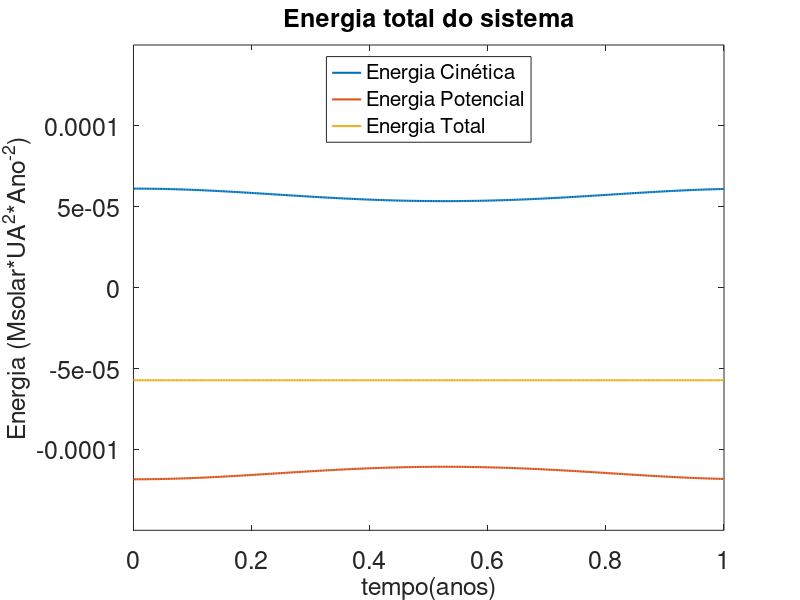
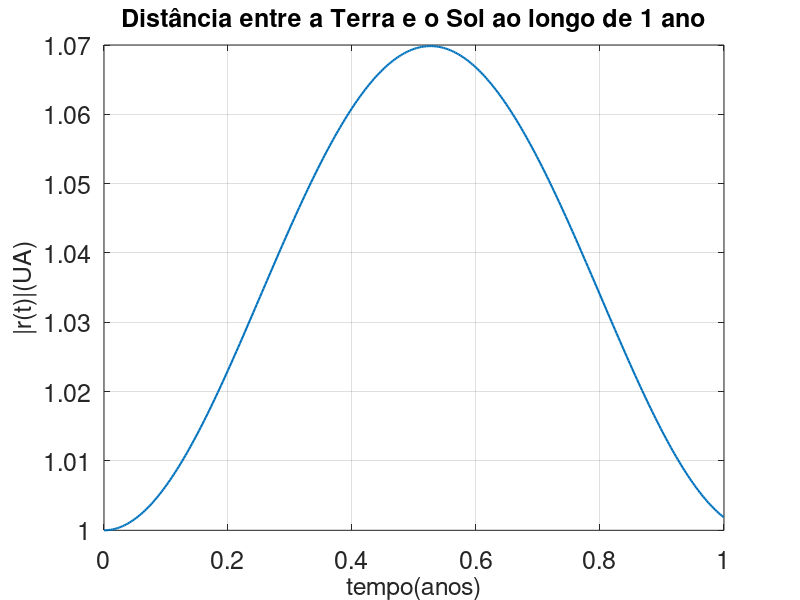
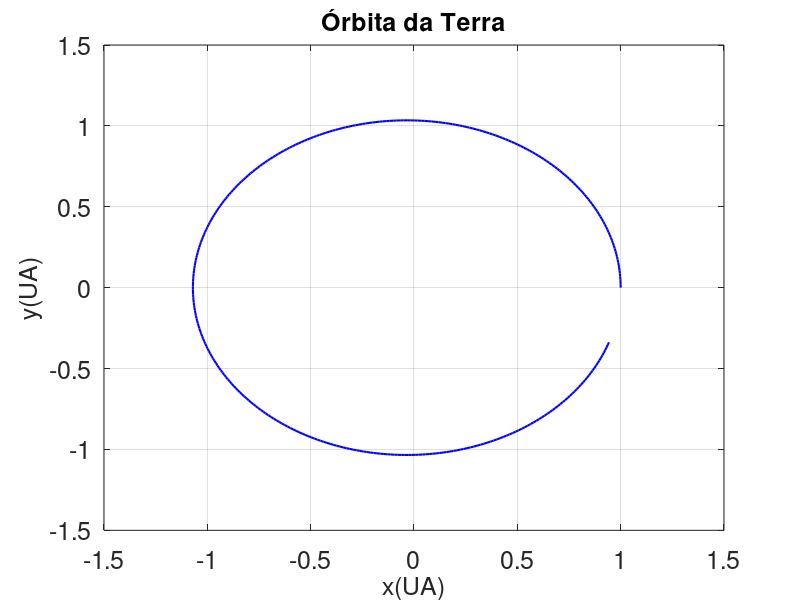

MATLAB code to generate these figures, in order:
## Definicao de constantes
G = (6.67408e-11)*((6.685e-12)^3)/((5.03e-31)*(3.17e-8)^2); # Constante gravitacional [UA^3/(Msolar*ano^2)]
M_sol = 1; # Massa do sol [Msolar]
M_terra = 3.003e-6; # Massa da terra [Msolar]
d_sol_terra = 1; # Distancia sol-terra [UA]
v_terra = 109040*(6.685e-9)/(1.14155e-4); # Velocidade de translacao da terra [UA/ano]
dt = 1/365.25; # Passo temporal [ano]
t = 0:dt:1; # Range de tempo [ano]
Nt = length(t);

## Inicializar vetores do Sol
xS = ones(1,Nt); # posicao X do Sol
yS = ones(1,Nt); # posicao Y do Sol
pxS = ones(1,Nt); # momento em X do Sol
pyS = ones(1,Nt); # momento em Y do Sol

## Inicializar vetores da Terra
xT = ones(1,Nt); # posicao X da Terra
yT = ones(1,Nt); # posicao Y da Terra
pxT = ones(1,Nt); # momento em X da Terra
pyT = ones(1,Nt); # momento em Y da Terra

## Condicoes iniciais do Sol
xS(1) = 0;
yS(1) = 0;
pxS(1) = 0;
pyS(1) = 0;

## Condicoes iniciais da Terra
xT(1) = d_sol_terra;
yT(1) = 0;
pxT(1) = 0;
pyT(1) = v_terra*M_terra;

## Metodo Runge-Kutta 2a ordem
for i=2:Nt
  
  ## Calc. k1s Sol
  k1_xS = pxS(i-1)*dt/M_sol;
  k1_yS = pyS(i-1)*dt/M_sol;
  k1_pxS = ((-G*M_terra*M_sol*(xS(i-1)-xT(i-1)))/(((xT(i-1)-xS(i-1))^2+(yT(i-1)-yS(i-1))^2)^(3/2)))*dt;
  k1_pyS = ((-G*M_terra*M_sol*(yS(i-1)-yT(i-1)))/(((xT(i-1)-xS(i-1))^2+(yT(i-1)-yS(i-1))^2)^(3/2)))*dt;
  
  ## Calc. k1s Terra
  k1_xT = pxT(i-1)*dt/M_terra;
  k1_yT = pyT(i-1)*dt/M_terra;
  k1_pxT = ((-G*M_terra*M_sol*(xT(i-1)-xS(i-1)))/(((xS(i-1)-xT(i-1))^2+(yS(i-1)-yT(i-1))^2)^(3/2)))*dt;
  k1_pyT = ((-G*M_terra*M_sol*(yT(i-1)-yS(i-1)))/(((xS(i-1)-xT(i-1))^2+(yS(i-1)-yT(i-1))^2)^(3/2)))*dt;
  
  ## Calc. valores 1/2 passo Sol
  xS_meio = xS(i-1) + k1_xS/2;
  yS_meio = yS(i-1) + k1_yS/2;
  pxS_meio = pxS(i-1) + k1_pxS/2;
  pyS_meio = pyS(i-1) + k1_pyS/2;
  
  ## Calc. valores 1/2 passo Terra
  xT_meio = xT(i-1) + k1_xT/2;
  yT_meio = yT(i-1) + k1_yT/2;
  pxT_meio = pxT(i-1) + k1_pxT/2;
  pyT_meio = pyT(i-1) + k1_pyT/2;
  
  ## Calc. k2s Sol
  k2_xS = pxS_meio*dt/M_sol;
  k2_yS = pyS_meio*dt/M_sol;
  k2_pxS = ((-G*M_terra*M_sol*(xS_meio-xT_meio))/(((xT_meio-xS_meio)^2+(yT_meio-yS_meio)^2)^(3/2)))*dt;
  k2_pyS = ((-G*M_terra*M_sol*(yS_meio-yT_meio))/(((xT_meio-xS_meio)^2+(yT_meio-yS_meio)^2)^(3/2)))*dt;
  
  ## Calc. k2s Terra
  k2_xT = pxT_meio*dt/M_terra;
  k2_yT = pyT_meio*dt/M_terra;
  k2_pxT = ((-G*M_terra*M_sol*(xT_meio-xS_meio))/(((xS_meio-xT_meio)^2+(yS_meio-yT_meio)^2)^(3/2)))*dt;
  k2_pyT = ((-G*M_terra*M_sol*(yT_meio-yS_meio))/(((xS_meio-xT_meio)^2+(yS_meio-yT_meio)^2)^(3/2)))*dt;
  
  ## Avancar no tempo Sol
  xS(i) = xS(i-1) + k2_xS;
  yS(i) = yS(i-1) + k2_yS;
  pxS(i) = pxS(i-1) + k2_pxS;
  pyS(i) = pyS(i-1) + k2_pyS;

  ## Avancar no tempo Terra
  xT(i) = xT(i-1) + k2_xT;
  yT(i) = yT(i-1) + k2_yT;
  pxT(i) = pxT(i-1) + k2_pxT;
  pyT(i) = pyT(i-1) + k2_pyT;
  
endfor

## Calc. energia cinetica e potencial dos astros 
K_Sol = (pxS.^2+pyS.^2)/(2*M_sol);
K_Terra = (pxT.^2+pyT.^2)/(2*M_terra);
V_Sol = 0;
V_Terra = (-G*M_terra*M_sol)./(((xS-xT).^2+(yS-yT).^2).^(1/2));;

## Energias totais
K = K_Sol + K_Terra;
V = V_Sol + V_Terra;
E_tot = K + V;

## Vetor distancia da Terra em relacao ao Sol
rST = sqrt((xT-xS).^2+(yT-yS).^2);

## Figura energias do sistema vs tempo
figure1 = figure(1);
plot(t,K,'LineWidth',1.5,t,V,'LineWidth',1.5,t,E_tot,'LineWidth',1.5);
set(gca,'FontSize',18);
xlabel('tempo(anos)','FontSize',18);
ylabel('Energia (Msolar*UA^{2}*Ano^{-2})','FontSize',18);
ylim([-1.5e-4 1.5e-4]);
title('Energia total do sistema','FontSize',18);
h = legend('Energia Cinética','Energia Potencial','Energia Total','location','north');
set(h,'FontSize',15);

## Figura distancia entre a Terra e o Sol vs tempo
figure2 = figure(2);
plot(t,rST,'LineWidth',1.5); grid on;
set(gca,'FontSize',18);
xlabel('tempo(anos)','FontSize',18);
ylabel('|r(t)|(UA)','FontSize',18);
title('Distância entre a Terra e o Sol ao longo de 1 ano','FontSize',18);

## Figura animação
figure3  = figure(3);
count = 1; # contador para a animação
plot(xS,yS,'r-','LineWidth',1.5,...
     xT,yT,'b-','LineWidth',1.5);hold on; # Plota a órbita completa dos astros 

## Loop para fazer a animação
for i = 1:Nt
  p1 = plot(xS(i),yS(i),'bo','LineWidth',2,...
            'MarkerEdgeColor','r',...
            'MarkerFaceColor',[1.0 1.0 0.0],...
            'MarkerSize',36,...
            xT(i),yT(i),'bo','LineWidth',2,...
            'MarkerEdgeColor','k',...
            'MarkerFaceColor',[0.0 1.0 1.0],...
            'MarkerSize',16); grid on;
  axis([-1.5 1.5 -1.5 1.5]);
  set(gca,'FontSize',18);
  xlabel('x(UA)','FontSize',18);
  ylabel('y(UA)','FontSize',18);
  title('Órbita da Terra','FontSize',18);
  pause(1e-6);
  M(count) = getframe(figure3);
  delete(p1);
  count = count + 1;
endfor
